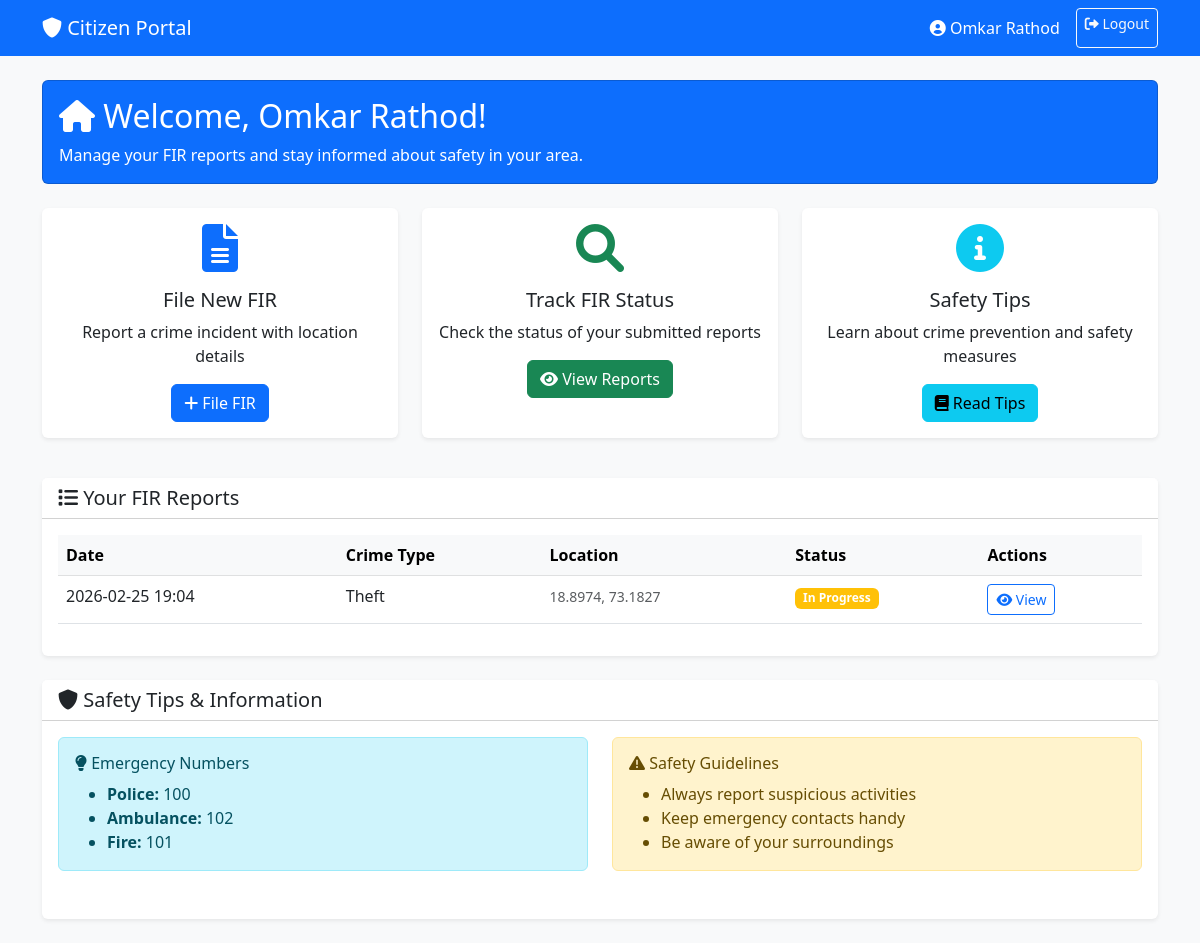
/citizen/dashboard (signed in), run on the app's committed database.
### models/database.py (models this page shows, shortened)
class User(UserMixin, db.Model):
    __tablename__ = 'users'
    id = db.Column(db.Integer, primary_key=True)
    name = db.Column(db.String(100), nullable=False)
    email = db.Column(db.String(120), unique=True, nullable=False)
    password_hash = db.Column(db.String(255), nullable=False)
    role = db.Column(db.String(20), nullable=False, default='citizen')
    department_id = db.Column(db.Integer, db.ForeignKey('departments.id'), nullable=True)
    phone = db.Column(db.String(20), nullable=True)
    is_active = db.Column(db.Boolean, default=True)
    created_at = db.Column(db.DateTime, default=datetime.utcnow)
    department = db.relationship('Department', backref='users')
    fir_reports = db.relationship('FIRReport', backref='user', lazy='dynamic')
    otp_codes = db.relationship('OTPCode', backref='user', lazy='dynamic')

class FIRReport(db.Model):
    __tablename__ = 'fir_reports'
    id = db.Column(db.Integer, primary_key=True)
    user_id = db.Column(db.Integer, db.ForeignKey('users.id'), nullable=False)
    department_id = db.Column(db.Integer, db.ForeignKey('departments.id'), nullable=True)
    description = db.Column(db.Text, nullable=False)
    crime_type = db.Column(db.String(100), nullable=False)
    lat = db.Column(db.Float, nullable=False)
    lon = db.Column(db.Float, nullable=False)
    status = db.Column(db.String(20), default='pending')  # pending, approved, rejected, assigned, in_progress, closed
    evidence_file = db.Column(db.String(255), nullable=True)  # Path to uploaded file
    admin_notes = db.Column(db.Text, nullable=True)
    police_notes = db.Column(db.Text, nullable=True)
    timestamp = db.Column(db.DateTime, default=datetime.utcnow)
    updated_at = db.Column(db.DateTime, default=datetime.utcnow, onupdate=datetime.utcnow)

### app.py (the view)
@app.route('/citizen/dashboard')
@login_required
@citizen_required
def citizen_dashboard():
    fir_reports = FIRReport.query.filter_by(user_id=current_user.id).order_by(FIRReport.timestamp.desc()).all()
    return render_template('citizen_dashboard.html', fir_reports=fir_reports)

### src/auth.py (called while the page is built)
def citizen_required(f):
    @wraps(f)
    def decorated_function(*args, **kwargs):
        token = request.cookies.get('citizen_token')
        if not token:
            flash('Please log in as Citizen.', 'error')
            return redirect(url_for('citizen_login'))
        payload = decode_token(token)
        if isinstance(payload, str) or payload.get('role') != 'citizen':
            flash('Access denied. Citizen access required.', 'error')
            return redirect(url_for('citizen_login'))
        return f(*args, **kwargs)
    return decorated_function

def load_user_from_request(req):
    token = None
    if req.path.startswith('/admin'):
        token = req.cookies.get('admin_token')
    elif req.path.startswith('/police'):
        token = req.cookies.get('police_token')
    elif req.path.startswith('/citizen') or req.path.startswith('/fir') or req.path.startswith('/predict') or req.path.startswith('/eda') or req.path.startswith('/hotspot'):
        token = req.cookies.get('citizen_token')
    if token:
        payload = decode_token(token)
        if not isinstance(payload, str):
            user_id = payload.get('user_id')
            return User.query.get(user_id)
    return None

### src/auth_jwt.py (called while the page is built)
def decode_token(token):
    try:
        payload = jwt.decode(token, SECRET_KEY, algorithms=['HS256'])
        return payload
    except jwt.ExpiredSignatureError:
        return 'Token expired. Please log in again.'
    except jwt.InvalidTokenError:
        return 'Invalid token. Please log in again.'
    except Exception as e:
        return str(e)

### src/templates/citizen_dashboard.html (shortened to what this page needs)
<!DOCTYPE html>
<html lang="en">
<head>
    <link href="https://cdn.jsdelivr.net/npm/bootstrap@5.3.0/dist/css/bootstrap.min.css" rel="stylesheet">
    <link href="https://cdnjs.cloudflare.com/ajax/libs/font-awesome/6.0.0/css/all.min.css" rel="stylesheet">
    <link href="{{ url_for('static', filename='css/style.css') }}" rel="stylesheet">
</head>
<body class="bg-light">
    <nav class="navbar navbar-expand-lg navbar-primary bg-primary">
        <div class="container">
            <a class="navbar-brand text-white" href="#">
                <i class="fas fa-shield-alt"></i> Citizen Portal
            </a>
            <div class="navbar-nav ms-auto">
                <span class="navbar-text text-white me-3">
                    <i class="fas fa-user-circle"></i> {{ current_user.name }}
                </span>
                <a href="{{ url_for('logout_citizen') }}" class="btn btn-outline-light btn-sm">
                    <i class="fas fa-sign-out-alt"></i> Logout
                </a>
            </div>
        </div>
    </nav>
    <div class="container my-4">
        <div class="row mb-4">
            <div class="col-12">
                <div class="card bg-primary text-white">
                    <div class="card-body">
                        <h2 class="card-title">
                            <i class="fas fa-home"></i> Welcome, {{ current_user.name }}!
                        </h2>
                        <p class="card-text">Manage your FIR reports and stay informed about safety in your area.</p>
                    </div>
                </div>
            </div>
        </div>
        <div class="row mb-4">
            <div class="col-md-4 mb-3">
                <div class="card h-100 border-0 shadow-sm">
                    <div class="card-body text-center">
                        <i class="fas fa-file-alt fa-3x text-primary mb-3"></i>
                        <h5 class="card-title">File New FIR</h5>
                        <p class="card-text">Report a crime incident with location details</p>
                        <a href="{{ url_for('add_fir') }}" class="btn btn-primary">
                            <i class="fas fa-plus"></i> File FIR
                        </a>
                    </div>
                </div>
            </div>
            <div class="col-md-4 mb-3">
                <div class="card h-100 border-0 shadow-sm">
                    <div class="card-body text-center">
                        <i class="fas fa-search fa-3x text-success mb-3"></i>
                        <h5 class="card-title">Track FIR Status</h5>
                        <p class="card-text">Check the status of your submitted reports</p>
                        <a href="#fir-reports" class="btn btn-success">
                            <i class="fas fa-eye"></i> View Reports
                        </a>
                    </div>
                </div>
            </div>
            <div class="col-md-4 mb-3">
                <div class="card h-100 border-0 shadow-sm">
                    <div class="card-body text-center">
                        <i class="fas fa-info-circle fa-3x text-info mb-3"></i>
                        <h5 class="card-title">Safety Tips</h5>
                        <p class="card-text">Learn about crime prevention and safety measures</p>
                        <a href="#safety-tips" class="btn btn-info">
                            <i class="fas fa-book"></i> Read Tips
                        </a>
                    </div>
                </div>
            </div>
        </div>
        <div class="row mb-4" id="fir-reports">
            <div class="col-12">
                <div class="card border-0 shadow-sm">
                    <div class="card-header bg-white">
                        <h5 class="mb-0">
                            <i class="fas fa-list"></i> Your FIR Reports
                        </h5>
                    </div>
                    <div class="card-body">
                        {% if fir_reports %}
                        <div class="table-responsive">
                            <table class="table table-hover">
                                <thead class="table-light">
                                    <tr>
                                        <th>Date</th>
                                        <th>Crime Type</th>
                                        <th>Location</th>
                                        <th>Status</th>
                                        <th>Actions</th>
                                    </tr>
                                </thead>
                                <tbody>
                                    {% for fir in fir_reports %}
                                    <tr>
                                        <td>{{ fir.timestamp.strftime('%Y-%m-%d %H:%M') }}</td>
                                        <td>{{ fir.crime_type }}</td>
                                        <td>
                                            <small class="text-muted">
                                                {{ fir.lat|round(6) }}, {{ fir.lon|round(6) }}
                                            </small>
                                        </td>
                                        <td>
                                            {% if fir.status == 'pending' %}
                                            <span class="badge bg-warning">Pending</span>
                                            {% elif fir.status == 'verified' %}
                                            <span class="badge bg-info">Verified</span>
                                            {% elif fir.status == 'assigned' %}
                                            <span class="badge bg-primary">Assigned</span>
                                            {% elif fir.status == 'in_progress' %}
                                            <span class="badge bg-warning">In Progress</span>
                                            {% elif fir.status == 'closed' %}
                                            <span class="badge bg-success">Closed</span>
                                            {% endif %}
                                        </td>
                                        <td>
                                            <button class="btn btn-sm btn-outline-primary" data-bs-toggle="modal"
                                                data-bs-target="#firModal{{ fir.id }}">
                                                <i class="fas fa-eye"></i> View
                                            </button>
                                        </td>
                                    </tr>
                                    {% endfor %}
                                </tbody>
                            </table>
                        </div>
                        {% endif %}
                    </div>
                </div>
            </div>
        </div>
        <div class="row mb-4" id="safety-tips">
            <div class="col-12">
                <div class="card border-0 shadow-sm">
                    <div class="card-header bg-white">
                        <h5 class="mb-0">
                            <i class="fas fa-shield-alt"></i> Safety Tips & Information
                        </h5>
                    </div>
                    <div class="card-body">
                        <div class="row">
                            <div class="col-md-6 mb-3">
                                <div class="alert alert-info">
                                    <h6><i class="fas fa-lightbulb"></i> Emergency Numbers</h6>
                                    <ul class="mb-0">
                                        <li><strong>Police:</strong> 100</li>
                                        <li><strong>Ambulance:</strong> 102</li>
                                        <li><strong>Fire:</strong> 101</li>
                                    </ul>
                                </div>
                            </div>
                            <div class="col-md-6 mb-3">
                                <div class="alert alert-warning">
                                    <h6><i class="fas fa-exclamation-triangle"></i> Safety Guidelines</h6>
                                    <ul class="mb-0">
                                        <li>Always report suspicious activities</li>
                                        <li>Keep emergency contacts handy</li>
                                        <li>Be aware of your surroundings</li>
                                    </ul>
                                </div>
                            </div>
                        </div>
                    </div>
                </div>
            </div>
        </div>
    </div>
</body>
</html>

### data on the page
User: name "Omkar Rathod"
FIRReport: timestamp "2026-02-25 19:04", crime_type "Theft", lat "18.8974", lon "73.1827", status "In Progress"
